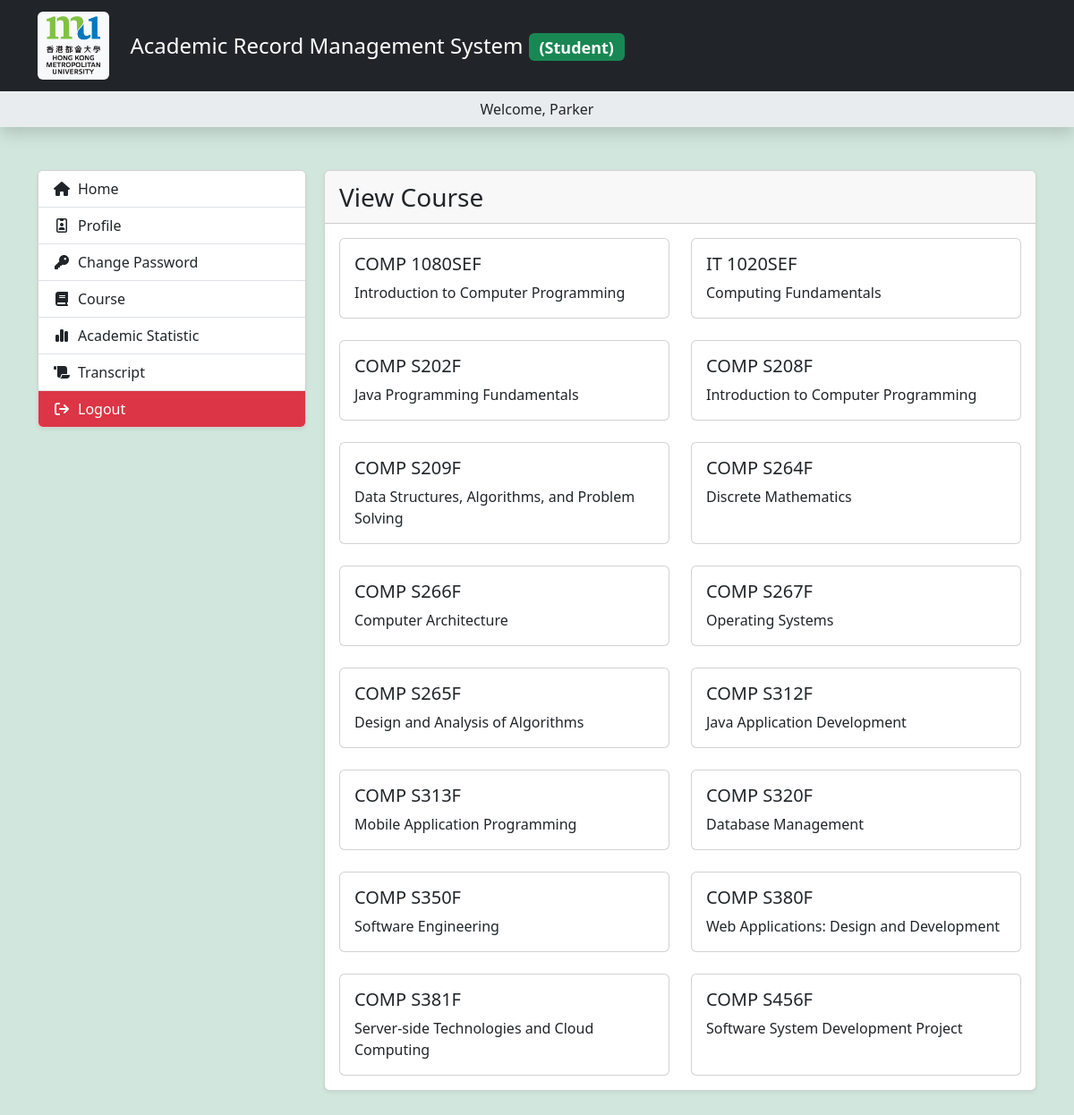
The app's page /webpage/web/student/course_list.php (signed in) with its own data.
### tables this page shows
CREATE TABLE `student_user` (
  `id` int NOT NULL,
  `student_id` varchar(255) NOT NULL,
  `name` varchar(255) NOT NULL,
  `password` varchar(255) NOT NULL,
  `dob` date DEFAULT NULL,
  `gender` varchar(255) DEFAULT NULL,
  `phone` varchar(255) DEFAULT NULL,
  `email` varchar(255) DEFAULT NULL,
  `is_active` tinyint(1) NOT NULL,
  `is_delete` tinyint(1) NOT NULL
);

CREATE TABLE `course` (
  `id` int NOT NULL,
  `code` varchar(255) NOT NULL,
  `name` varchar(255) NOT NULL,
  `description` mediumtext,
  `is_active` tinyint(1) NOT NULL,
  `is_delete` tinyint(1) NOT NULL
);

### webpage/class/LoginSession.php (called while the page is built, shortened)
<?php
abstract class LoginSession {
    function getSessionGroupName(): String {
        return 'score_website';
    }
    function getSessionUserInfo(){
        if(isset($_SESSION[$this->getSessionGroupName()][$this->getSessionTypeName()]['user_id'])){
            $conn = connectDB();
            $sth = $this->getInfoPrepare($conn);
            $result = $sth->fetchAll(PDO::FETCH_ASSOC);
            return $result[0];
        }
    }
}

### webpage/class/LoginSessionStudent.php (called while the page is built, shortened)
<?php
include_once 'LoginSession.php';
class LoginSessionStudent extends LoginSession {
    function getSessionTypeName(): String {
        return 'student_session';
    }
    function getInfoPrepare($conn) {
        $sql = "SELECT * FROM student_user WHERE is_delete = 0 AND id = :user_id";
        $query = array(
            ':user_id' => $_SESSION[$this->getSessionGroupName()][$this->getSessionTypeName()]['user_id'],
        );
        $sth = $conn->prepare($sql);
        $sth->execute($query);
        return $sth;
    }
}

### webpage/include/sessionFunc.php (called while the page is built, shortened)
<?php
    function getSessionUserInfo(){
        global $loginSession;
        return $loginSession->getSessionUserInfo();
    }

### webpage/web/student/template/preload.php (called while the page is built, shortened)
<?php
    include_once PATH_CLASS . 'GenUserInfo.php';
    include_once PATH_CLASS . 'LoginSessionStudent.php';
    include_once PATH_INCLUDE . "sessionFunc.php";
    $userInfo = getSessionUserInfo();

### webpage/web/student/course_list.php (the view, shortened to what this page needs)
<?php
    include_once __DIR__ . '/template/preload.php';
    $page_name = 'course';
    $table_name = 'course';
    $display_name = 'Course';
    $conn = connectDB();
    $sql = "SELECT a.* FROM $table_name a INNER JOIN `student_course_relation` b WHERE a.id = b.course_id AND b.student_id = :student_id AND a.is_delete = 0";
    $query = array(':student_id' => $loginSession->getSessionUserId());
    $sth = $conn->prepare($sql);
    $sth->execute($query);
    $data = $sth->fetchAll(PDO::FETCH_ASSOC);
    $count = $sth->rowCount();
    include_once PATH_TEMPLATE . 'header.php';
?>
<div class="card shadow-sm">
    <div class="card-header">
        <div class="fs-3">View <?= $display_name ?></div>
    </div>
    <div class="card-body">
        <?php if($count > 0){ ?>
        <div class="row row-cols-1 row-cols-md-2 g-4">
        <?php foreach($data as $i => $v){ ?>
            <div class="col">
                <a href="./<?= $page_name ?>_detail.php?id=<?= $v['id'] ?>" class="card link-underline link-underline-opacity-0" style="height: 100%;">
                    <div class="card-body">
                        <h5 class="card-title"><?= $v['code'] ?></h5>
                        <p class="card-text"><?= $v['name'] ?></p>
                    </div>
                </a>
            </div>
        <?php } ?>
        </div>
        <?php } else { ?>
            No Course
        <?php } ?>
    </div>
</div>
<?php
    include_once PATH_TEMPLATE . 'footer.php';
?>

### webpage/web/student/template/header.php (shortened to what this page needs)
<!DOCTYPE html>
<html lang="en">
    <head>
        <link href="<?= URL_LIBS ?>bootstrap/css/bootstrap.min.css" rel="stylesheet">
        <link href="<?= URL_LIBS ?>select2/select2.min.css" rel="stylesheet">
        <link href="<?= URL_LIBS ?>fontawesome-free-6.7.2-web/css/all.min.css" rel="stylesheet">
        <link href="<?= URL_CSS ?>main.css?t=<?= time() ?>" rel="stylesheet">
    </head>
    <body class="bg-success-subtle">
    <?php if(CURR_PAGE != "login") { ?>
        <header class="bg-dark shadow">
            <nav class="container">
                <div class="navbar">
                    <div class="container-fluid px-0">
                        <span class="navbar-brand mb-0">
                            <div class="header-logo">
                                <span class="badge text-bg-light"><img src="<?= URL_IMG ?>HKMU__LOGO.png" alt=""></span>
                                <div class="fs-4 text-white"><?= WEBSITE_NAME ?> <span class="badge text-bg-success">(Student)</span></div>
                            </div>
                        </span>
                    </div>
                </div>
            </nav>
            <div class="bg-body-secondary">
                <div class="container pt-2 pb-2">
                    <div class="text-center">Welcome, <?= $userInfo['name'] ?></div>
                </div>
            </div>
        </header>
        <div class="container my-5">
            <div class="sidebar-container">
                <div class="sidebar-menu">
                    <div class="card shadow-sm">
                        <ul class="list-group list-group-flush">
                            <a class="list-group-item list-group-item-action" href="./welcome.php"><div class="menu-icon"><i class="fa-solid fa-house"></i> Home</div></a>
                            <a class="list-group-item list-group-item-action" href="./profile.php"><div class="menu-icon"><i class="fa-regular fa-id-badge"></i> Profile</div></a>
                            <a class="list-group-item list-group-item-action" href="./change_password_form.php"><div class="menu-icon"><i class="fa-solid fa-key"></i> Change Password</div></a>
                            <a class="list-group-item list-group-item-action" href="./course_list.php"><div class="menu-icon"><i class="fa-solid fa-book"></i> Course</div></a>
                            <a class="list-group-item list-group-item-action" href="./transcript_dashboard.php"><div class="menu-icon"><i class="fa-solid fa-chart-simple"></i> Academic Statistic</div></a>
                            <a class="list-group-item list-group-item-action" href="./transcript_export.php" target="_blank"><div class="menu-icon"><i class="fa-solid fa-scroll"></i> Transcript</div></a>
                            <a class="list-group-item list-group-item-action bg-danger text-white" href="./logout.php"><div class="menu-icon"><i class="fa-solid fa-arrow-right-from-bracket"></i> Logout</div></a>
                        </ul>
                    </div>
                </div>
                <div class="sidebar-page">
    <?php } ?>

### webpage/css/main.css (style rules this page uses)
.header-logo { display: flex; align-items: center; gap: 24px; }
.header-logo img { width: 60px; }
.menu-icon { position: relative; padding-left: 28px; }
.menu-icon>i { position: absolute; left: 0; width: 20px; height: 100%; display: flex; justify-content: center; align-items: center; }
@media screen and (min-width: 992px) { .sidebar-container { display: flex; gap: 20px; } }
@media screen and (min-width: 992px) { .sidebar-menu { width: 250px; } }
@media screen and (min-width: 992px) { .sidebar-page { width: calc(100% - 250px - 20px); } }
@media screen and (min-width: 1200px) { .sidebar-menu { width: 300px; } }
@media screen and (min-width: 1200px) { .sidebar-page { width: calc(100% - 300px - 20px); } }
.navbar-brand { max-width: calc(100% - 65px) !important; white-space: unset !important; }

### records on screen
student_user: name "Parker"
course: $v['id'] 1 (drawn), code "COMP 1080SEF", name "Introduction to Computer Programming"
course: code "IT 1020SEF", name "Computing Fundamentals"
course: code "COMP S202F", name "Java Programming Fundamentals"
course: code "COMP S208F", name "Introduction to Computer Programming"
course: code "COMP S209F", name "Data Structures, Algorithms, and Problem Solving"
course: code "COMP S264F", name "Discrete Mathematics"
course: code "COMP S266F", name "Computer Architecture"
course: code "COMP S267F", name "Operating Systems"
course: code "COMP S265F", name "Design and Analysis of Algorithms"
course: $v['id'] 10 (drawn), code "COMP S312F", name "Java Application Development"
course: code "COMP S313F", name "Mobile Application Programming"
course: code "COMP S320F", name "Database Management"
course: code "COMP S350F", name "Software Engineering"
course: code "COMP S380F", name "Web Applications: Design and Development"
course: code "COMP S381F", name "Server-side Technologies and Cloud Computing"
course: code "COMP S456F", name "Software System Development Project"

### other values on screen
WEBSITE_NAME "Academic Record Management System"
$display_name "Course"
